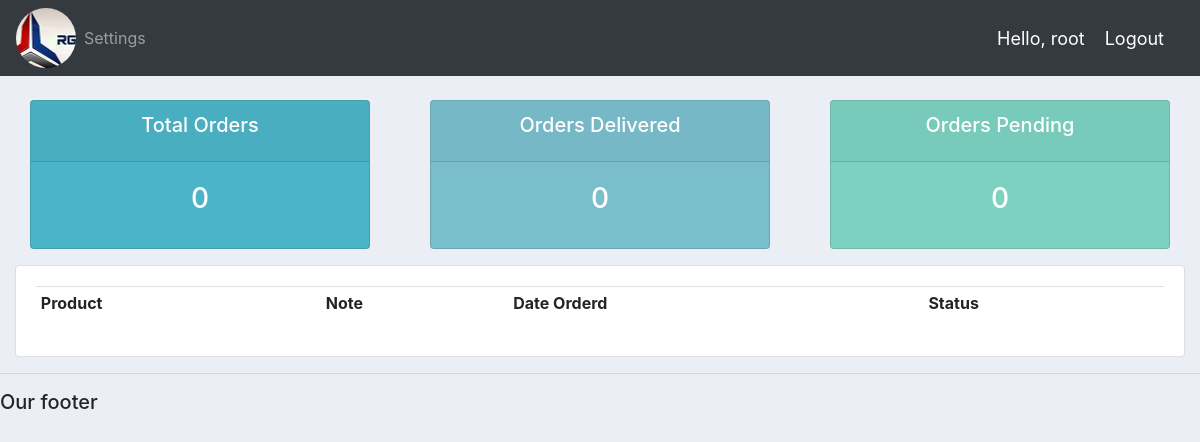
Page /user/ (signed in) on the earlier database version.
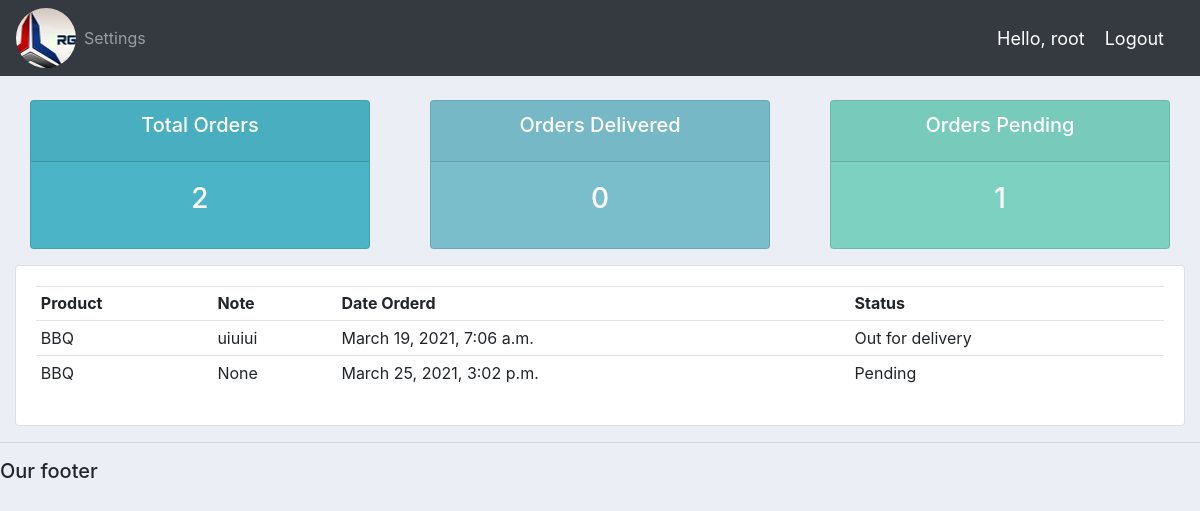
Same page on the later database version.
### accounts/models.py (models this page shows)
class Order(models.Model):
    STATUS=(
        ('Pending','Pending'),
        ('Out for delivery','Out for delivery'),
        ('Delivered','Delivered')
    )
    customer=models.ForeignKey(Customer,null=True,on_delete=models.SET_NULL)
    product=models.ForeignKey(Product,null=True,on_delete=models.SET_NULL)
    date_created = models.DateTimeField(auto_now_add=True)
    status=models.CharField(max_length=200,null=True,choices=STATUS)
    note = models.CharField(max_length=1000, null=True)
    def __str__(self):
        return self.product.name

class Product(models.Model):
    CATEGORY=(
        ('Indor','Indoor'),
        ('Out Door','Out Door')
    )
    name=models.CharField(max_length=100,null=True)
    price=models.FloatField(null=True)
    category=models.CharField(max_length=100,null=True,choices=CATEGORY)
    description=models.CharField(max_length=100,null=True,blank=True)
    date_created=models.DateTimeField(auto_now_add=True)
    tags=models.ManyToManyField(Tag)
    def __str__(self):
        return self.name

### accounts/decorators.py (the view)
		def wrapper_func(request, *args, **kwargs):
			group = None
			if request.user.groups.exists():
				group = request.user.groups.all()[0].name
			if group in allowed_roles:
				return view_func(request, *args, **kwargs)
			else:
				return HttpResponse('You are not authorized to view this page')

### accounts/views.py (called while the page is built)
@login_required(login_url='login')
@allowed_users(allowed_roles=['customer'])
def userPage(request):
	orders = request.user.customer.order_set.all()
	total_orders = orders.count()
	delivered = orders.filter(status='Delivered').count()
	pending = orders.filter(status='Pending').count()
	print('ORDERS:', orders)
	context = {'orders':orders, 'total_orders':total_orders,
	'delivered':delivered,'pending':pending}
	return render(request, 'accounts/user.html', context)

### accounts/templates/accounts/user.html
{%  extends 'accounts/main.html' %}
{% block content %}
{%  include 'accounts/status.html' %}
<div class="row">
	<div class="col-md">
		<div class="card card-body">
			<table class="table table-sm">
				<tr>
					<th>Product</th>
					<th>Note</th>
					<th>Date Orderd</th>
					<th>Status</th>
				</tr>
				{% for order in orders %}
				<tr>
					<td>{{order.product}}</td>
					<td>{{order.note}}</td>
					<td>{{order.date_created}}</td>
					<td>{{order.status}}</td>
				</tr>
				{% endfor %}
			</table>
		</div>
	</div>
</div>
{% endblock content %}

Differences in the rows shown:
now on this page (row edited): Order: product "BBQ", note "uiuiui", date_created "March 19, 2021, 7:06 a.m.", status "Out for delivery"
added Order: product "BBQ", note "None", date_created "March 25, 2021, 3:02 p.m.", status "Pending"
Other differences:
{{ total_orders }}: "0" → "2"
{{ pending }}: "0" → "1"
